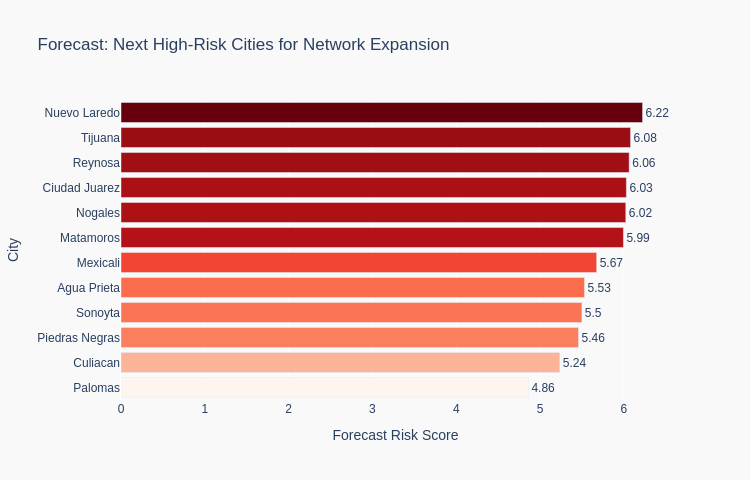

Write notebook code for a chart like this one.
### Code cell
import plotly.express as px
city_night_fc = pd.concat([mfg_s[['city_location','is_night']],
    sms_s[['city_location','is_night']]]).groupby('city_location').agg(
    total=('city_location','count'),night=('is_night','sum')).reset_index()
city_night_fc['night_ratio']    = city_night_fc['night'] / city_night_fc['total']
city_night_fc['forecast_score'] = city_night_fc['night_ratio'] * np.log1p(city_night_fc['total'])
city_night_fc = city_night_fc.sort_values('forecast_score',ascending=False).head(12)

fig_fc = px.bar(city_night_fc,x='forecast_score',y='city_location',orientation='h',
    color='forecast_score',color_continuous_scale='Reds',
    labels={'forecast_score':'Forecast Risk Score','city_location':'City'},
    title='Forecast: Next High-Risk Cities for Network Expansion',
    text=city_night_fc['forecast_score'].round(2))
fig_fc.update_layout(height=480, width=750,
    paper_bgcolor='#f9f9f9', plot_bgcolor='#f9f9f9',
    autosize=False,
    yaxis={'categoryorder':'total ascending'},
    coloraxis_showscale=False,font=dict(family='Arial',size=12))
fig_fc.update_traces(textposition='outside')
fig_fc.show()
_FIG_FORECAST = fig_fc

### Figure 1 — Plotly figure (JSON) as saved in the notebook; plotly's stock layout.template omitted (floating-point values rounded to 4 significant figures)
{"data": [{"hovertemplate": "Forecast Risk Score=%{marker.color}<br>City=%{y}<br>text=%{text}<extra></extra>", "legendgroup": "", "marker": {"color": [6.222, 6.079, 6.063, 6.03, 6.022, 5.994, 5.675, 5.529, 5.498, 5.458, 5.235, 4.861], "coloraxis": "coloraxis", "pattern": {"shape": ""}}, "name": "", "orientation": "h", "showlegend": false, "text": [6.22, 6.08, 6.06, 6.03, 6.02, 5.99, 5.67, 5.53, 5.5, 5.46, 5.24, 4.86], "textposition": "outside", "type": "bar", "x": [6.222, 6.079, 6.063, 6.03, 6.022, 5.994, 5.675, 5.529, 5.498, 5.458, 5.235, 4.861], "xaxis": "x", "y": ["Nuevo Laredo", "Tijuana", "Reynosa", "Ciudad Juarez", "Nogales", "Matamoros", "Mexicali", "Agua Prieta", "Sonoyta", "Piedras Negras", "Culiacan", "Palomas"], "yaxis": "y"}], "layout": {"autosize": false, "barmode": "relative", "coloraxis": {"colorbar": {"title": {"text": "Forecast Risk Score"}}, "colorscale": [[0, "rgb(255,245,240)"], [0.125, "rgb(254,224,210)"], [0.25, "rgb(252,187,161)"], [0.375, "rgb(252,146,114)"], [0.5, "rgb(251,106,74)"], [0.625, "rgb(239,59,44)"], [0.75, "rgb(203,24,29)"], [0.875, "rgb(165,15,21)"], [1, "rgb(103,0,13)"]], "showscale": false}, "font": {"family": "Arial", "size": 12}, "height": 480, "legend": {"tracegroupgap": 0}, "paper_bgcolor": "#f9f9f9", "plot_bgcolor": "#f9f9f9", "title": {"text": "Forecast: Next High-Risk Cities for Network Expansion"}, "width": 750, "xaxis": {"anchor": "y", "domain": [0, 1], "title": {"text": "Forecast Risk Score"}}, "yaxis": {"anchor": "x", "categoryorder": "total ascending", "domain": [0, 1], "title": {"text": "City"}}}}
